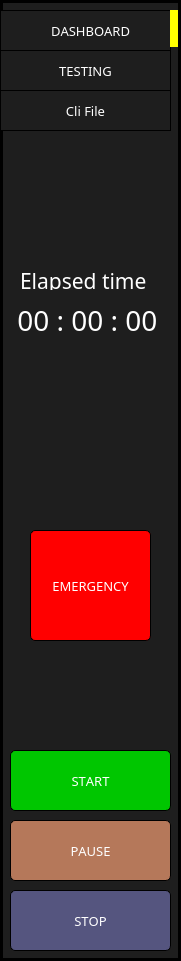
   <widget class="QFrame" name="frame_2">
    <property name="geometry">
     <rect>
      <x>0</x>
      <y>40</y>
      <width>181</width>
      <height>961</height>
     </rect>
    </property>
    <property name="font">
     <font>
      <family>Montserrat</family>
      <pointsize>10</pointsize>
      <weight>50</weight>
      <italic>false</italic>
      <bold>false</bold>
      <kerning>false</kerning>
     </font>
    </property>
    <property name="styleSheet">
     <string notr="true">border: 3px solid rgb(0,0,0);
background-color: rgb(30,30,30);</string>
    </property>
    <property name="frameShape">
     <enum>QFrame::StyledPanel</enum>
    </property>
    <property name="frameShadow">
     <enum>QFrame::Raised</enum>
    </property>
    <widget class="QPushButton" name="dashboard">
     <property name="geometry">
      <rect>
       <x>0</x>
       <y>10</y>
       <width>171</width>
       <height>41</height>
      </rect>
     </property>
     <property name="font">
      <font>
       <family>Montserrat</family>
       <pointsize>10</pointsize>
       <weight>50</weight>
       <italic>false</italic>
       <bold>false</bold>
       <kerning>false</kerning>
      </font>
     </property>
     <property name="styleSheet">
      <string notr="true">border:1px solid rgb(0,0,0);
color: rgb(255, 255, 255);</string>
     </property>
     <property name="text">
      <string>   DASHBOARD</string>
     </property>
    </widget>
    <widget class="QPushButton" name="thermal">
     <property name="geometry">
      <rect>
       <x>0</x>
       <y>50</y>
       <width>171</width>
       <height>41</height>
      </rect>
     </property>
     <property name="font">
      <font>
       <family>Montserrat</family>
       <pointsize>10</pointsize>
       <weight>50</weight>
       <italic>false</italic>
       <bold>false</bold>
       <kerning>false</kerning>
      </font>
     </property>
     <property name="styleSheet">
      <string notr="true">border:1px solid rgb(0,0,0);
color: rgb(255, 255, 255);
</string>
     </property>
     <property name="text">
      <string>TESTING</string>
     </property>
    </widget>
    <widget class="QPushButton" name="start_process">
     <property name="geometry">
      <rect>
       <x>10</x>
       <y>750</y>
       <width>161</width>
       <height>61</height>
      </rect>
     </property>
     <property name="font">
      <font>
       <family>Montserrat</family>
       <pointsize>10</pointsize>
       <weight>50</weight>
       <italic>false</italic>
       <bold>false</bold>
       <kerning>false</kerning>
      </font>
     </property>
     <property name="styleSheet">
      <string notr="true">color: rgb(255, 255, 255);
background-color:rgb(0, 198, 0);
border: 1px solid rgb(0,0,0);
border-radius:5px;</string>
     </property>
     <property name="text">
      <string>START</string>
     </property>
    </widget>
    <widget class="QPushButton" name="pause">
     <property name="geometry">
      <rect>
       <x>10</x>
       <y>820</y>
       <width>161</width>
       <height>61</height>
      </rect>
     </property>
     <property name="font">
      <font>
       <family>Montserrat</family>
       <pointsize>10</pointsize>
       <weight>50</weight>
       <italic>false</italic>
       <bold>false</bold>
       <kerning>false</kerning>
      </font>
     </property>
     <property name="styleSheet">
      <string notr="true">color: rgb(255, 255, 255);
background-color: rgb(181, 120, 90);
border: 1px solid rgb(0,0,0);
border-radius:5px;</string>
     </property>
     <property name="text">
      <string>PAUSE</string>
     </property>
    </widget>
    <widget class="QPushButton" name="stop_process">
     <property name="geometry">
      <rect>
       <x>10</x>
       <y>890</y>
       <width>161</width>
       <height>61</height>
      </rect>
     </property>
     <property name="font">
      <font>
       <family>Montserrat</family>
       <pointsize>10</pointsize>
       <weight>50</weight>
       <italic>false</italic>
       <bold>false</bold>
       <kerning>false</kerning>
      </font>
     </property>
     <property name="styleSheet">
      <string notr="true">color: rgb(255, 255, 255);
background-color:rgb(85, 85, 127);
border: 1px solid rgb(0,0,0);
border-radius:5px;</string>
     </property>
     <property name="text">
      <string>STOP</string>
     </property>
    </widget>
    <widget class="QPushButton" name="emergency">
     <property name="geometry">
      <rect>
       <x>30</x>
       <y>530</y>
       <width>121</width>
       <height>111</height>
      </rect>
     </property>
     <property name="font">
      <font>
       <family>Montserrat</family>
       <pointsize>10</pointsize>
       <weight>50</weight>
       <italic>false</italic>
       <bold>false</bold>
       <kerning>false</kerning>
      </font>
     </property>
     <property name="styleSheet">
      <string notr="true">color: rgb(255, 255, 255);
background-color: rgb(255, 0, 0);
border: 1px solid rgb(0,0,0);
border-radius:5px;</string>
     </property>
     <property name="text">
      <string>EMERGENCY</string>
     </property>
    </widget>
    <widget class="QLabel" name="dashboard_select">
     <property name="geometry">
      <rect>
       <x>170</x>
       <y>10</y>
       <width>8</width>
       <height>37</height>
      </rect>
     </property>
     <property name="styleSheet">
      <string notr="true">border:0px;
background-color: rgb(255, 255,0);</string>
     </property>
     <property name="text">
      <string/>
     </property>
    </widget>
    <widget class="QLabel" name="thermal_select">
     <property name="geometry">
      <rect>
       <x>170</x>
       <y>50</y>
       <width>8</width>
       <height>37</height>
      </rect>
     </property>
     <property name="styleSheet">
      <string notr="true">border:0px;
background-color: rgb(255, 255);</string>
     </property>
     <property name="text">
      <string/>
     </property>
    </widget>
    <widget class="QLabel" name="label_8">
     <property name="geometry">
      <rect>
       <x>20</x>
       <y>260</y>
       <width>151</width>
       <height>41</height>
      </rect>
     </property>
     <property name="font">
      <font>
       <family>Montserrat</family>
       <pointsize>16</pointsize>
       <weight>50</weight>
       <italic>false</italic>
       <bold>false</bold>
      </font>
     </property>
     <property name="styleSheet">
      <string notr="true">color: rgb(255, 255, 255);
border:0px;
</string>
     </property>
     <property name="text">
      <string>Elapsed time</string>
     </property>
    </widget>
    <widget class="QLabel" name="time_elapsed">
     <property name="geometry">
      <rect>
       <x>10</x>
       <y>290</y>
       <width>161</width>
       <height>61</height>
      </rect>
     </property>
     <property name="font">
      <font>
       <family>Montserrat</family>
       <pointsize>21</pointsize>
       <weight>50</weight>
       <italic>false</italic>
       <bold>false</bold>
      </font>
     </property>
     <property name="styleSheet">
      <string notr="true">color: rgb(255, 255, 255);
border:0px;
</string>
     </property>
     <property name="text">
      <string> 00 : 00 : 00</string>
     </property>
    </widget>
    <widget class="QPushButton" name="cli_file">
     <property name="geometry">
      <rect>
       <x>0</x>
       <y>90</y>
       <width>171</width>
       <height>41</height>
      </rect>
     </property>
     <property name="font">
      <font>
       <family>Montserrat</family>
       <pointsize>10</pointsize>
       <weight>50</weight>
       <italic>false</italic>
       <bold>false</bold>
       <kerning>false</kerning>
      </font>
     </property>
     <property name="styleSheet">
      <string notr="true">border:1px solid rgb(0,0,0);
color: rgb(255, 255, 255);
</string>
     </property>
     <property name="text">
      <string>Cli File</string>
     </property>
    </widget>
    <widget class="QLabel" name="cli_select">
     <property name="geometry">
      <rect>
       <x>170</x>
       <y>90</y>
       <width>8</width>
       <height>37</height>
      </rect>
     </property>
     <property name="styleSheet">
      <string notr="true">border:0px;
background-color: rgb(255, 255);</string>
     </property>
     <property name="text">
      <string/>
     </property>
    </widget>
   </widget>
